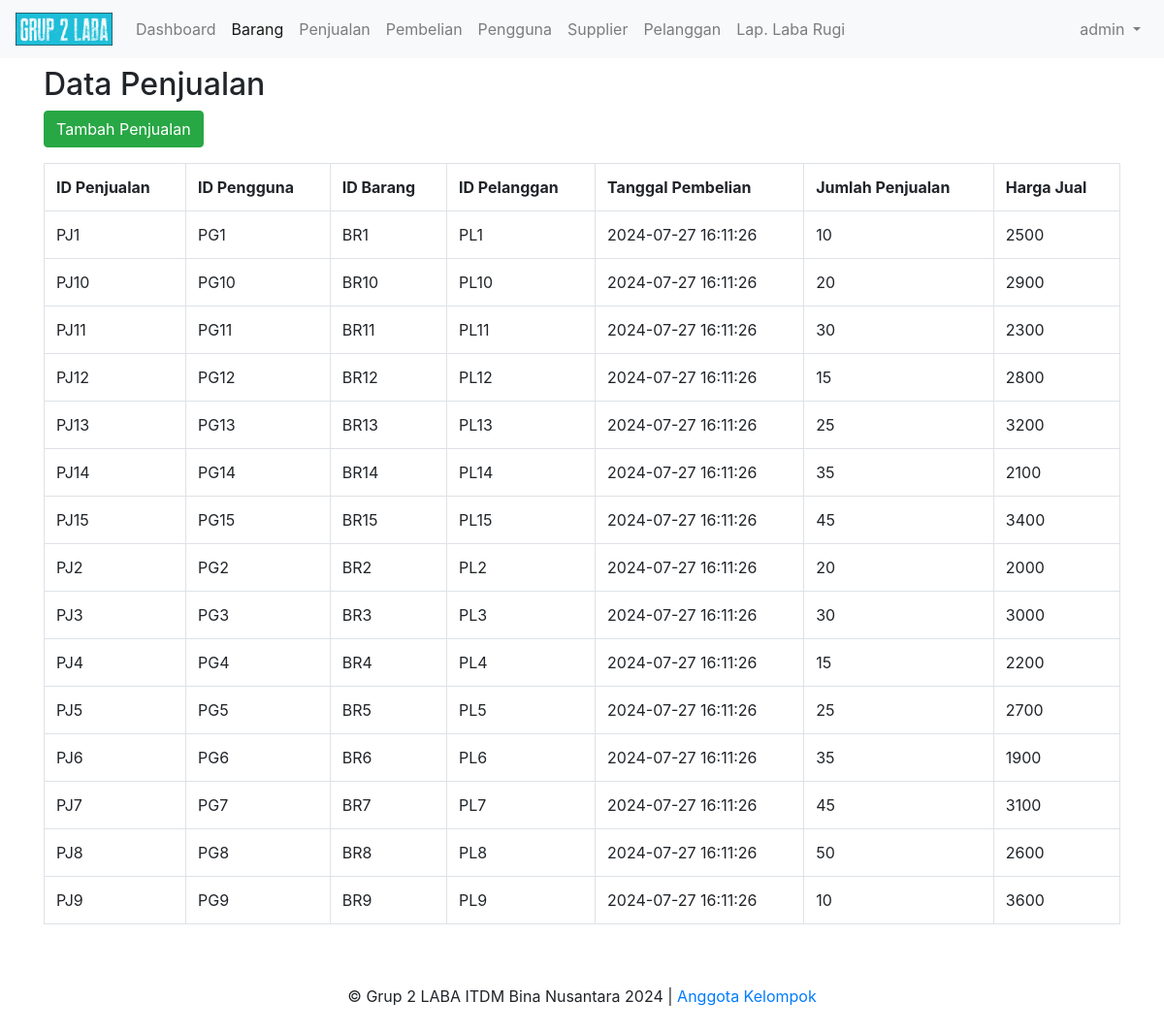
The page /penjualan (signed in) on the database its author committed.
### tables this page shows
CREATE TABLE `Penjualan` (
 `IdPenjualan` varchar(10) NOT NULL,
 `IdPengguna` varchar(10) DEFAULT NULL,
 `IdBarang` varchar(10) DEFAULT NULL,
 `IdPelanggan` varchar(10) DEFAULT NULL,
 `TanggalPembelian` datetime DEFAULT NULL,
 `JumlahPenjualan` int(11) DEFAULT NULL,
 `HargaJual` double DEFAULT NULL,
 PRIMARY KEY (`IdPenjualan`),
 KEY `IdPengguna` (`IdPengguna`),
 KEY `IdBarang` (`IdBarang`),
 KEY `penjualan_ibfk_3` (`IdPelanggan`),
 CONSTRAINT `penjualan_ibfk_1` FOREIGN KEY (`IdPengguna`) REFERENCES `pengguna` (`IdPengguna`) ON UPDATE CASCADE ON DELETE CASCADE,
 CONSTRAINT `penjualan_ibfk_2` FOREIGN KEY (`IdBarang`) REFERENCES `barang` (`IdBarang`) ON UPDATE CASCADE ON DELETE CASCADE,
 CONSTRAINT `penjualan_ibfk_3` FOREIGN KEY (`IdPelanggan`) REFERENCES `pelanggan` (`IdPelanggan`) ON UPDATE CASCADE ON DELETE CASCADE
);

### core/BaseController.php (called while the page is built, shortened)
<?php
class BaseController {
    public function view($view, $data = []) {
        extract($data);
        $base_url = Config::getBaseUrl();
        $public_url = Config::getPublicUrl();
        $user = $_SESSION['user'];
        require_once BASE_DIR.'views/' . $view . '.php';
    }
}

### controllers/PenjualanController.php (called while the page is built, shortened)
<?php
require_once BASE_DIR.'models/Penjualan.php';
class PenjualanController extends BaseController {
    public function index() {
        $penjualan = new Penjualan();
        $data['penjualan'] = $penjualan->all();
        $this->view('penjualan/index', $data);
    }
}

### index.php (called while the page is built, shortened)
<?php
require_once __DIR__.'/config/Config.php';
require_once __DIR__.'/config/MyDatabase.php';
require_once __DIR__.'/core/BaseModel.php';
require_once __DIR__.'/core/BaseController.php';
require_once __DIR__.'/core/Router.php';
$uri = isset($_GET['url']) ? $_GET['url'] : '';
Router::route($uri);

### config/Config.php (called while the page is built, shortened)
<?php
class Config {
    public static function getBaseUrl() {
        $requestUri = $_SERVER['REQUEST_URI'];
        $pos = strpos($requestUri, '/', 1);
        if ($pos === false) {
            return '/';
        }
        $basePath = substr($requestUri, 0, $pos + 1);
        return $basePath;
    }
    public static function getPublicUrl() {
        return static::getBaseUrl()."public/";
    }
}

### core/BaseModel.php (called while the page is built, shortened)
<?php
class BaseModel {
    protected $conn;
    protected $table;
    public function __construct() {
        $database = new MyDatabase();
        $this->conn = $database->getConnection();
    }
    public function all() {
        $query = "SELECT * FROM " . $this->table;
        $stmt = $this->conn->prepare($query);
        $stmt->execute();
        return $stmt->fetchAll(PDO::FETCH_ASSOC);
    }
}

### config/MyDatabase.php (called while the page is built, shortened)
<?php
class MyDatabase {
    private $host = "localhost";
    private $db_name = "tk4_grup2";
    private $username = "root";
    private $password = "";
    public function getConnection() {
        $this->conn = null;
        try {
            $this->conn = new PDO("mysql:host=" . $this->host . ";dbname=" . $this->db_name, $this->username, $this->password);
            $this->conn->exec("set names utf8");
        } catch(PDOException $exception) {
            echo "Koneksi db error: " . $exception->getMessage();
        }
        return $this->conn;
    }
}

### models/Penjualan.php (called while the page is built, shortened)
<?php
require_once BASE_DIR.'config/MyDatabase.php';
class Penjualan extends BaseModel {
    public function __construct() {
        $this->table = 'Penjualan';
    }
}

### views/penjualan/index.php (the view, shortened to what this page needs)
<!DOCTYPE html>
<html>
<head>
    <?php include_once $base_path."views/bootstrap_header.php"; ?>
</head>
<body>
<?php include_once $base_path."views/page_header.php"; ?>
<h2 class="h2 mt-5">Data Penjualan</h2>
<a class="btn btn-success mb-3" href="<?= $base_url;?>penjualan/create">Tambah Penjualan</a>
<table class="table table-stripped table-bordered">
    <tr>
        <th>ID Penjualan</th>
        <th>ID Pengguna</th>
        <th>ID Barang</th>
        <th>ID Pelanggan</th>
        <th>Tanggal Pembelian</th>
        <th>Jumlah Penjualan</th>
        <th>Harga Jual</th>
    </tr>
    <?php foreach ($penjualan as $item): ?>
        <tr>
            <td><?= $item['IdPenjualan'] ?></td>
            <td><?= $item['IdPengguna'] ?></td>
            <td><?= $item['IdBarang'] ?></td>
            <td><?= $item['IdPelanggan'] ?></td>
            <td><?= $item['TanggalPembelian'] ?></td>
            <td><?= $item['JumlahPenjualan'] ?></td>
            <td><?= $item['HargaJual'] ?></td>
        </tr>
    <?php endforeach; ?>
</table>
<?php include_once $base_path."views/page_footer.php"; ?>
</body>
</html>

### core/Router.php (shortened to what this page needs)
<?php
class Router {
    public static function route($uri) {
        $uri = trim($uri, '/');
        if ($uri === '') {
            $controllerName = 'HomeController';
            $controllerFilename = "controllers/HomeController.php";
            $action = 'index';
            $param = null;
        } else {
            $segments = explode('/', $uri);
            $action = isset($segments[1]) ? $segments[1] : 'index';
            $param = isset($segments[2]) ? $segments[2] : null;
        }
        $controller = new $controllerName();
        if (method_exists($controller, $action)) {
            if ($param) {
                $controller->$action($param);
            } else {
                $controller->$action();
            }
        } else {
            echo "Maaf url yang anda masukan tidak ditemukan d";
            die;
        }
    }
}

### views/bootstrap_header.php (shortened to what this page needs)
<link rel="stylesheet" href="https://cdn.jsdelivr.net/npm/bootstrap@4.3.1/dist/css/bootstrap.min.css">

### views/page_header.php (shortened to what this page needs)
<header>
    <nav class="navbar navbar-expand-md navbar-light fixed-top bg-light">
        <a class="navbar-brand" href="#">
            <img src="<?= $public_url; ?>image/logo-long.png" width="100" />
        </a>
        <div class="collapse navbar-collapse" id="navbarCollapse">
            <ul class="navbar-nav mr-auto">
                <li class="nav-item ">
                    <a class="nav-link" href="<?= $base_url;?>">Dashboard</a>
                </li>
                <li class="nav-item active">
                    <a class="nav-link" href="<?= $base_url;?>barang">Barang</a>
                </li>
                <li class="nav-item">
                    <a class="nav-link" href="<?= $base_url;?>penjualan">Penjualan</a>
                </li>
                <li class="nav-item">
                    <a class="nav-link" href="<?= $base_url;?>pembelian">Pembelian</a>
                </li>
                <li class="nav-item">
                    <a class="nav-link" href="<?= $base_url;?>pengguna">Pengguna</a>
                </li>
                <li class="nav-item">
                    <a class="nav-link" href="<?= $base_url;?>supplier">Supplier</a>
                </li>
                <li class="nav-item">
                    <a class="nav-link" href="<?= $base_url;?>pelanggan">Pelanggan</a>
                </li>
                <li class="nav-item">
                    <a class="nav-link" href="<?= $base_url;?>pelanggan">Lap. Laba Rugi</a>
                </li>
            </ul>
            <ul class="navbar-nav ml-auto">
                <li class="nav-item dropdown">
                    <a class="nav-link dropdown-toggle" href="#" id="navbarDropdown" role="button" data-toggle="dropdown" aria-haspopup="true" aria-expanded="false">
                        <?= $user['NamaPengguna'];?>
                    </a>
                </li>
            </ul>
        </div>
    </nav>
</header>
<main role="main" class="flex-shrink-0">
    <div class="container">

### views/page_footer.php (shortened to what this page needs)
    </div>
</main>
<footer class="footer mt-auto py-3">
    <div class="container">
        <p style="text-align: center; margin-top: 30px;">&copy; Grup 2 LABA ITDM Bina Nusantara 2024 | <a href="#" data-toggle="modal" data-target="#modalKelompok">Anggota Kelompok</p>
    </div>
</footer>

### views/bootstrap_header.php (style rules this page uses)
body { padding: 20px; }

### rows shown on the page
penjualan: IdPenjualan "PJ1", IdPengguna "PG1", IdBarang "BR1", IdPelanggan "PL1", TanggalPembelian "2024-07-27 16:11:26", JumlahPenjualan "10", HargaJual "2500"
penjualan: IdPenjualan "PJ10", IdPengguna "PG10", IdBarang "BR10", IdPelanggan "PL10", TanggalPembelian "2024-07-27 16:11:26", JumlahPenjualan "20", HargaJual "2900"
penjualan: IdPenjualan "PJ11", IdPengguna "PG11", IdBarang "BR11", IdPelanggan "PL11", TanggalPembelian "2024-07-27 16:11:26", JumlahPenjualan "30", HargaJual "2300"
penjualan: IdPenjualan "PJ12", IdPengguna "PG12", IdBarang "BR12", IdPelanggan "PL12", TanggalPembelian "2024-07-27 16:11:26", JumlahPenjualan "15", HargaJual "2800"
penjualan: IdPenjualan "PJ13", IdPengguna "PG13", IdBarang "BR13", IdPelanggan "PL13", TanggalPembelian "2024-07-27 16:11:26", JumlahPenjualan "25", HargaJual "3200"
penjualan: IdPenjualan "PJ14", IdPengguna "PG14", IdBarang "BR14", IdPelanggan "PL14", TanggalPembelian "2024-07-27 16:11:26", JumlahPenjualan "35", HargaJual "2100"
penjualan: IdPenjualan "PJ15", IdPengguna "PG15", IdBarang "BR15", IdPelanggan "PL15", TanggalPembelian "2024-07-27 16:11:26", JumlahPenjualan "45", HargaJual "3400"
penjualan: IdPenjualan "PJ2", IdPengguna "PG2", IdBarang "BR2", IdPelanggan "PL2", TanggalPembelian "2024-07-27 16:11:26", JumlahPenjualan "20", HargaJual "2000"
penjualan: IdPenjualan "PJ3", IdPengguna "PG3", IdBarang "BR3", IdPelanggan "PL3", TanggalPembelian "2024-07-27 16:11:26", JumlahPenjualan "30", HargaJual "3000"
penjualan: IdPenjualan "PJ4", IdPengguna "PG4", IdBarang "BR4", IdPelanggan "PL4", TanggalPembelian "2024-07-27 16:11:26", JumlahPenjualan "15", HargaJual "2200"
penjualan: IdPenjualan "PJ5", IdPengguna "PG5", IdBarang "BR5", IdPelanggan "PL5", TanggalPembelian "2024-07-27 16:11:26", JumlahPenjualan "25", HargaJual "2700"
penjualan: IdPenjualan "PJ6", IdPengguna "PG6", IdBarang "BR6", IdPelanggan "PL6", TanggalPembelian "2024-07-27 16:11:26", JumlahPenjualan "35", HargaJual "1900"
penjualan: IdPenjualan "PJ7", IdPengguna "PG7", IdBarang "BR7", IdPelanggan "PL7", TanggalPembelian "2024-07-27 16:11:26", JumlahPenjualan "45", HargaJual "3100"
penjualan: IdPenjualan "PJ8", IdPengguna "PG8", IdBarang "BR8", IdPelanggan "PL8", TanggalPembelian "2024-07-27 16:11:26", JumlahPenjualan "50", HargaJual "2600"
penjualan: IdPenjualan "PJ9", IdPengguna "PG9", IdBarang "BR9", IdPelanggan "PL9", TanggalPembelian "2024-07-27 16:11:26", JumlahPenjualan "10", HargaJual "3600"

### other values the page prints
$user['NamaPengguna'] "admin"
